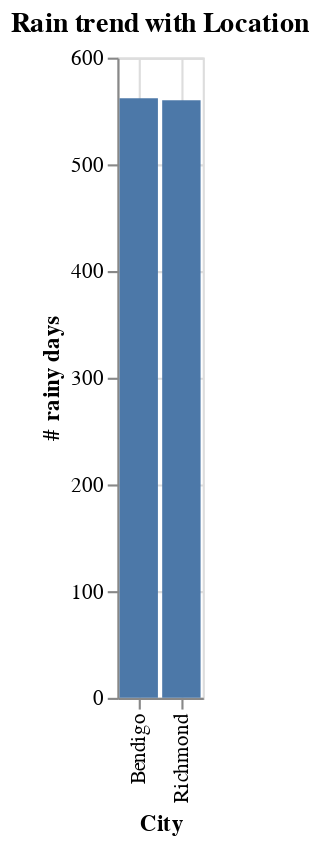

The code cell stored with this chart in its notebook:
### Code cell
%chart x=Loc, y=rain, title="Rain trend with Location", labelx=City, labely=# rainy days

### Figure 1 — Vega-Lite specification as saved in the notebook (floating-point values rounded to 4 significant figures)
{"$schema": "https://vega.github.io/schema/vega-lite/v3.json", "data": {"format": {"type": "csv"}, "values": "\"Loc\",\"rain\",\"norain\"\n\"Richmond\",\"560\",\"2391\"\n\"Bendigo\",\"562\",\"2472\"\n"}, "encoding": {"x": {"axis": {"grid": true, "title": "City"}, "field": "Loc", "type": "nominal"}, "y": {"axis": {"grid": true, "title": "# rainy days"}, "field": "rain", "type": "quantitative"}}, "mark": {"color": "#4C78A8", "type": "bar"}, "title": "Rain trend with Location"}
